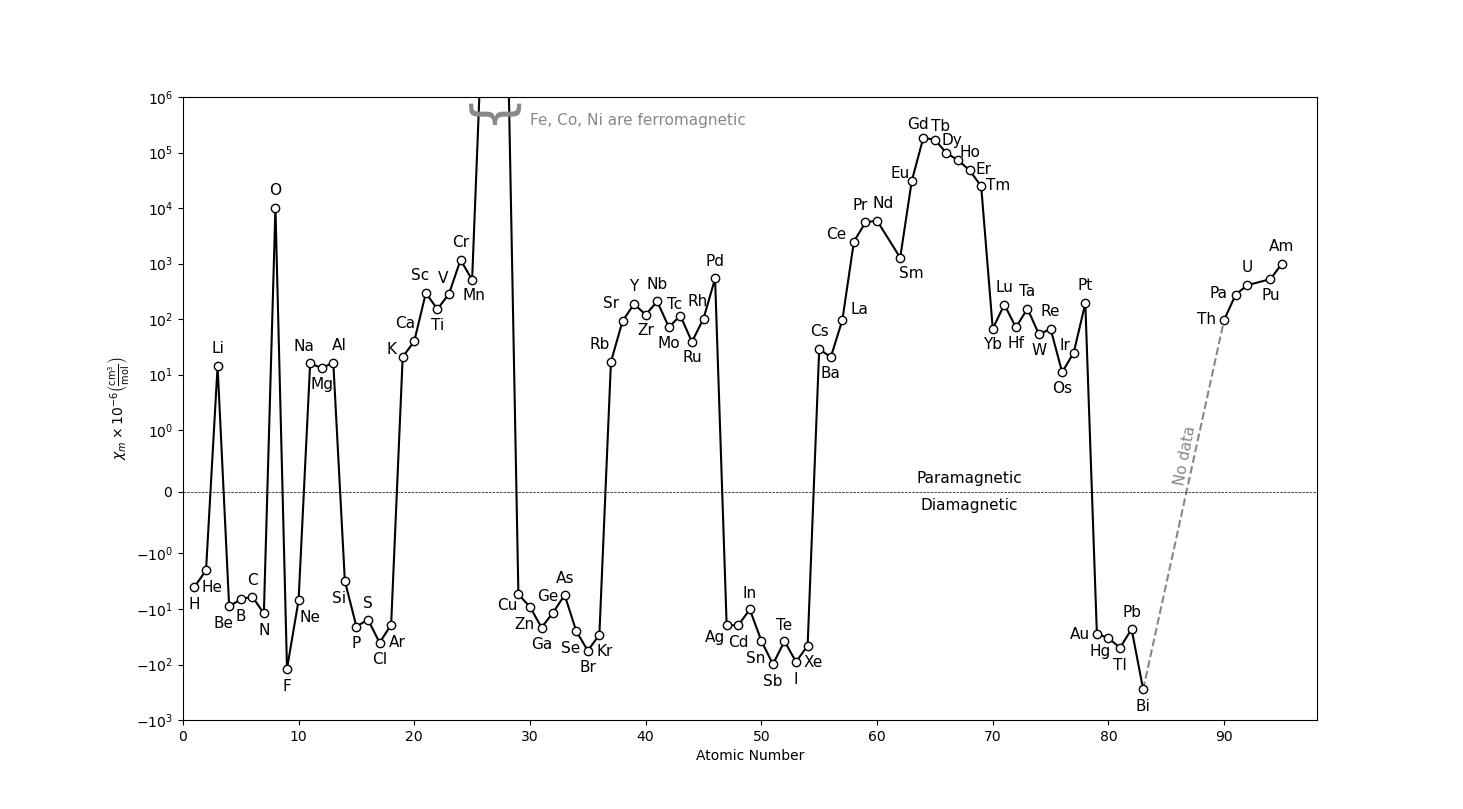

This figure's Python source:
import numpy as np
import matplotlib.pyplot as plt

atomic_numbers = {
    "H": 1, "He": 2, "Li": 3, "Be": 4, "B": 5, "C": 6, "N": 7, "O": 8, "F": 9, "Ne": 10,
    "Na": 11, "Mg": 12, "Al": 13, "Si": 14, "P": 15, "S": 16, "Cl": 17, "Ar": 18, "K": 19, "Ca": 20,
    "Sc": 21, "Ti": 22, "V": 23, "Cr": 24, "Mn": 25, "Fe": 26, "Co": 27, "Ni": 28, "Cu": 29, "Zn": 30,
    "Ga": 31, "Ge": 32, "As": 33, "Se": 34, "Br": 35, "Kr": 36, "Rb": 37, "Sr": 38, "Y": 39, "Zr": 40,
    "Nb": 41, "Mo": 42, "Tc": 43, "Ru": 44, "Rh": 45, "Pd": 46, "Ag": 47, "Cd": 48, "In": 49, "Sn": 50,
    "Sb": 51, "Te": 52, "I": 53, "Xe": 54, "Cs": 55, "Ba": 56, "La": 57, "Ce": 58, "Pr": 59, "Nd": 60,
    "Pm": 61, "Sm": 62, "Eu": 63, "Gd": 64, "Tb": 65, "Dy": 66, "Ho": 67, "Er": 68, "Tm": 69, "Yb": 70,
    "Lu": 71, "Hf": 72, "Ta": 73, "W": 74, "Re": 75, "Os": 76, "Ir": 77, "Pt": 78, "Au": 79, "Hg": 80,
    "Tl": 81, "Pb": 82, "Bi": 83, "Po": 84, "At": 85, "Rn": 86, "Fr": 87, "Ra": 88, "Ac": 89, "Th": 90,
    "Pa": 91, "U": 92, "Np": 93, "Pu": 94, "Am": 95, "Cm": 96, "Bk": 97, "Cf": 98, "Es": 99, "Fm": 100,
    "Md": 101, "No": 102, "Lr": 103, "Rf": 104, "Db": 105, "Sg": 106, "Bh": 107, "Hs": 108, "Mt": 109,
    "Ds": 110, "Rg": 111, "Cn": 112, "Nh": 113, "Fl": 114, "Mc": 115, "Lv": 116, "Ts": 117, "Og": 118
}

# Molar Magnetic Susceptibility (SI units: m^3/mol)
# Note: Values for ferromagnetic elements (Fe, Co, Ni) are 'apparent' or field-dependent.
# Scientific notation: 1.2e-9 = 1.2 x 10^-9

chi_m = {
    "H": -3.99,      "He": -2.02,      "Li": 14.2,      "Be": -9.0,
    "B": -6.7,       "C": -6,          "N": -12,        "O": 10200,
    "F": -120,       "Ne": -6.96,      "Na": 16,        "Mg": 13.1,
    "Al": 16.5,      "Si": -3.12,      "P": -20.77,     "S": -15.5,
    "Cl": -40.4,     "Ar": -19.32,     "K": 20.8,       "Ca": 40,
    "Sc": 295.2,     "Ti": 151,        "V": 285,        "Cr": 1167,
    "Mn": 511,       "Fe": 100000000,  "Co": 100000000, "Ni": 100000000,
    "Cu": -5.46,     "Zn": -9.15,      "Ga": -21.6,     "Ge": -11.6,
    "As": -5.6,      "Se": -25,        "Br": -56.4,     "Kr": -29,
    "Rb": 17,        "Sr": 92,         "Y": 187.7,      "Zr": 120,
    "Nb": 208,       "Mo": 72,         "Tc": 115,       "Ru": 39,
    "Rh": 102,       "Pd": 540,        "Ag": -19.5,     "Cd": -19.7,
    "In": -10.2,     "Sn": -37.4,      "Sb": -99,       "Te": -38,
    "I": -90,        "Xe": -45.5,      "Cs": 29,        "Ba": 20.6,
    "La": 95.9,      "Ce": 2500,       "Pr": 5530,      "Nd": 5930,
    "Sm": 1278,      "Eu": 30900,      "Gd": 185000,    "Tb": 170000,
    "Dy": 98000,     "Ho": 72900,      "Er": 48000,     "Tm": 24700,
    "Yb": 67,        "Lu": 182.9,      "Hf": 71,        "Ta": 154,
    "W": 53,         "Re": 67,         "Os": 11,        "Ir": 25,
    "Pt": 193,       "Au": -28,        "Hg": -33.5,     "Tl": -50,
    "Pb": -23,       "Bi": -280.1,     
}

chi_m2 = {    
    "Th": 97,        "Pa": 277,
    "U": 409,        "Pu": 525,        "Am": 1000,    
}

text_adj = {
    "He": (0.5,1), "Be": (-0.5,1), "C": (0, 1/4), "Ne": (1,1), 
    "Na": (-0.5,1), "Mg": (0, 1/4), "Al": (0.5,1),
    "Si": (-0.5,1), "S": (0,1/4), "Ar": (0.5,1), 
    "K": (-1,1/1.5), "Ca": (-0.8,1), "Ti": (0, 1/4), "Sc":(-0.5,1), "V": (-0.5,1/1.1), "Mn": (0.2, 1/4),
    "Cu": (-1, 1/1.3), "Zn": (-0.5,1), "Ge": (-0.5, 1/4), "As": (0, 1/4), "Se": (-0.5,1), "Kr": (0.5,1),
    "Rb": (-1, 1), "Sr": (-1,1), "Zr": (0,1/4), "Mo": (0,1/4), "Tc": (-0.5, 1/1.3), "Ru": (0,1/4), "Rh": (-0.5,1),
    "Ag": (-1,1/1.2), "In": (0, 1/4), "Sn": (-0.5,1), "Te": (0, 1/4), "Xe": (0.5,1),
    "Ba": (0,1/4), "La": (1.5,1/1.3), "Ce": (-1.5,1/1.5), "Pr": (-0.5,1), "Nd": (0.5,1), "Sm": (1,1/4), 
    "Eu": (-1,1/1.5), "Gd": (-0.5,1/1.2), "Tb": (0.5,1/1.2), "Dy": (0.5,1/1.2), "Ho": (1,1/1.5), "Er": (1.2,1/2), "Tm": (1.5,1/2), 
    "Yb": (0,1/4), "Hf": (0,1/4), "W": (0,1/4), "Os": (0,1/4), "Ir": (-0.8,1/1.5),
    "Au": (-1.5,1/2), "Hg": (-0.7,1/1.2), "Pb": (0,1/4),
    "Th": (-1.5, 1/2), "Pa": (-1.5, 1/2), "Pu": (0,1/4)
}

A1 = np.array([atomic_numbers[element] for element in chi_m.keys()])
C1 = np.array([chi for chi in chi_m.values()])

A2 = np.array([atomic_numbers[element] for element in chi_m2.keys()])
C2 = np.array([chi for chi in chi_m2.values()])

fig, ax = plt.subplots()
ax.plot([atomic_numbers["Bi"], atomic_numbers["Th"]], [chi_m["Bi"], chi_m2["Th"]], c="#888888", ls="--")
ax.plot(A1, C1, c="k", label='Data Points', marker='o', mfc="w")
ax.plot(A2, C2, c="k", label='Data Points', marker='o', mfc="w")


for element, chi in chi_m.items():
    if (element == "Co") or (element == "Ni") or (element == "Fe"):
        continue

    adjust = text_adj[element] if element in text_adj else (0, 1)
    ax.text(atomic_numbers[element]+adjust[0], chi*1.5*adjust[1], element, fontsize=11, ha='center', va=('bottom' if (chi > 0) else 'top'))

for element, chi in chi_m2.items():
    
    adjust = text_adj[element] if element in text_adj else (0, 1)
    ax.text(atomic_numbers[element]+adjust[0], chi*1.5*adjust[1], element, fontsize=11, ha='center', va=('bottom' if (chi > 0) else 'top'))


ax.text(68, 0.1, "Paramagnetic", fontsize=11, ha="center", va="bottom")
ax.text(68, -0.1, "Diamagnetic", fontsize=11, ha="center", va="top")

#ax.annotate("adfadf", xytext=(27, 1e5), xy=(27, 10**5.5), ha='center', va='bottom',
#            arrowprops=dict(arrowstyle="-[, widthB=2.0, lengthB=1.5", ec="#000000", shrinkA=0, shrinkB=0))

ax.text(26.5, 10**5.5, "{", fontsize=40, ha="center", va="bottom", rotation=90, c="#888888")
ax.text(30, 10**5.5, "Fe, Co, Ni are ferromagnetic", fontsize=11, c="#888888")

theta = np.degrees(np.arctan2((chi_m2["Th"]) + (-chi_m["Bi"]), atomic_numbers["Th"] - atomic_numbers["Bi"]))
ax.text(86.5, 0.1, "No data", fontsize=11, c="#888888", rotation=theta/2, rotation_mode='anchor', transform_rotates_text=True)


ax.axhline(0, color='black', lw=0.5, ls='--')
ax.set_yscale('symlog', linthresh=1)
ax.set_ylim(-1e3, 1e6)

#ticks = [-1000, -100, -10, -1, 0, 1, 10, 100, 1000, 10000, 100000, 1000000]
ax.set_xticks(np.arange(0, 100, 10))
ax.set_xlim([0,98])
ax.set_xlabel("Atomic Number")
ax.set_ylabel(r"$\chi_m \times 10^{-6} \left(\frac{\text{cm}^3}{\text{mol}}\right)$")


plt.show()
    
